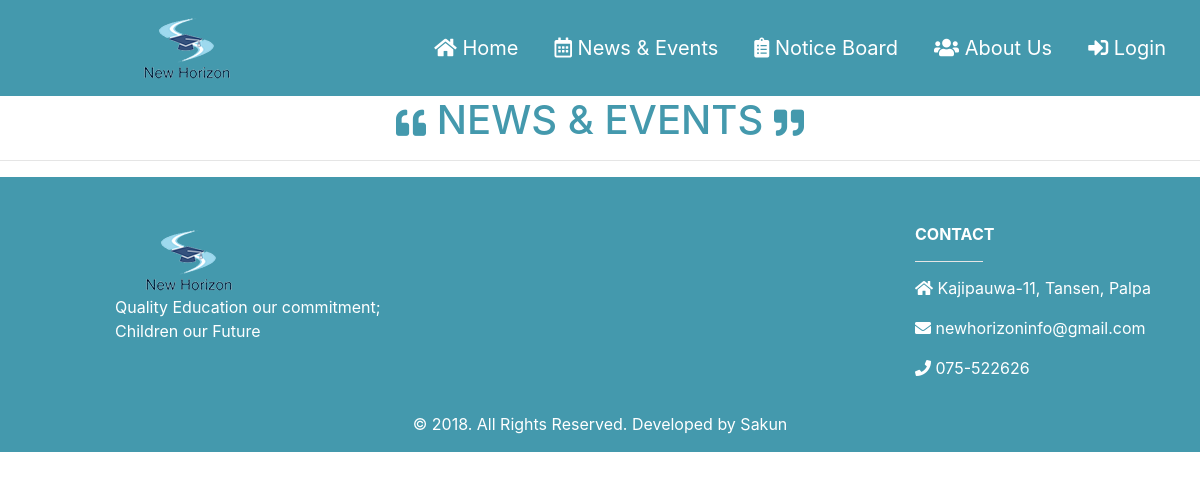
The page /event/ on the database as committed earlier.
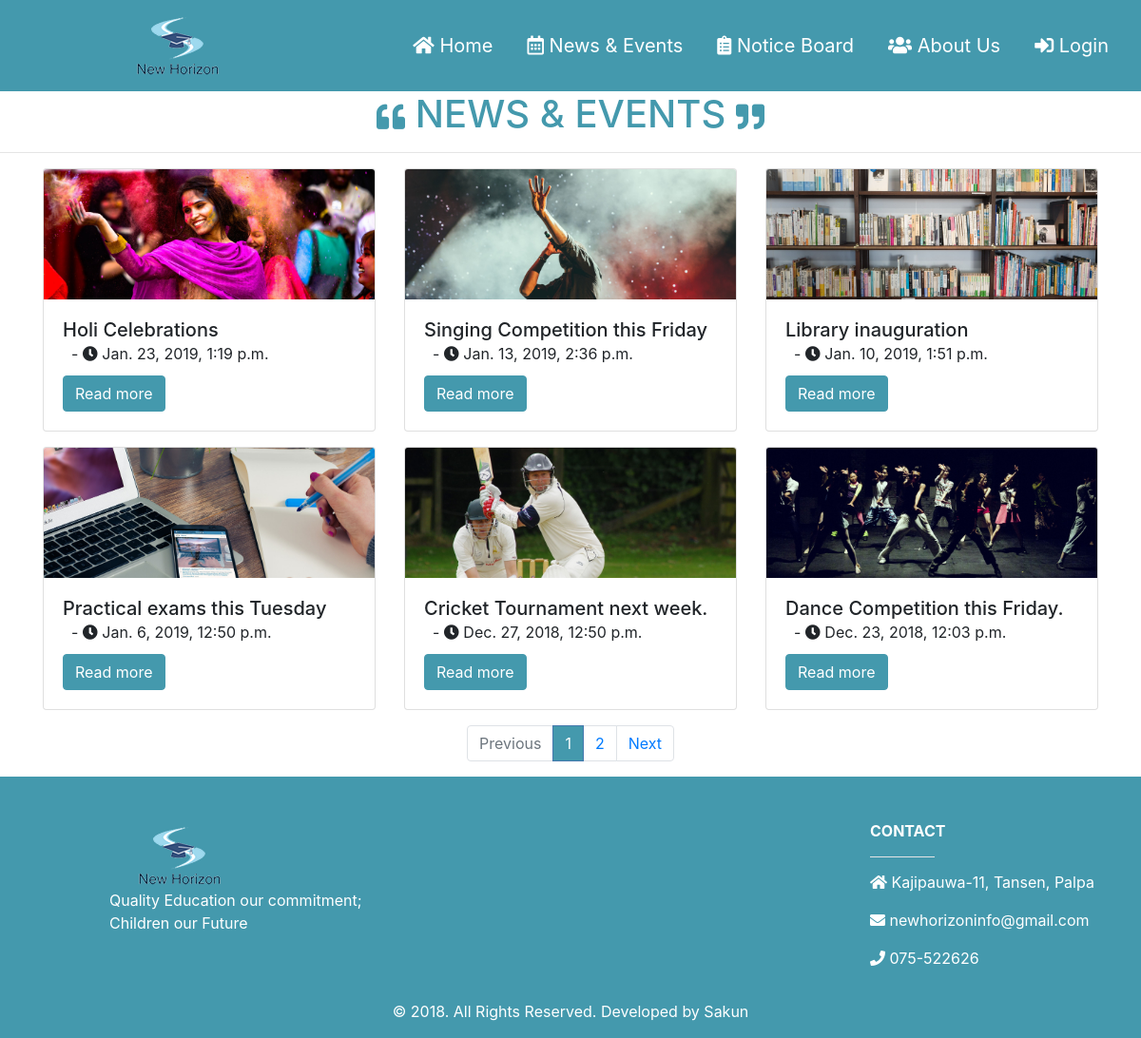
The same page on the database as committed later.
### homepage/models.py (models this page shows, shortened)
class Contact(models.Model):
    header_logo = models.FileField(upload_to='logo/')
    footer_logo = models.FileField(upload_to='logo/')
    slogan = models.CharField(max_length=200, blank=True)
    address = models.CharField(max_length=100, blank=False)
    email = models.EmailField(max_length=200)
    phone_number = models.CharField(max_length=30)

class Events(models.Model):
    event_title = models.CharField(max_length=200)
    event_description = models.TextField(default='')
    event_image = models.FileField(upload_to='events')
    event_date_time = models.DateTimeField(auto_now_add=True)
    class Meta():
        ordering = ['-event_date_time']

### homepage/views.py (the view)
# urls.py: path('event/', views.events, name='events'),
def events(request):
    event_list = Events.objects.all()
    contact_list = Contact.objects.all()
    paginator = Paginator(event_list, 6)
    page = request.GET.get('page')
    event_list_filter = paginator.get_page(page)
    event_dict = {'event_list_filter': event_list_filter, 'contact': contact_list[0]}
    return render(request, 'homepage/events.html', event_dict)

### homepage/templates/homepage/events.html (shortened to what this page needs)
{% extends "base.html" %}
{% load static %}
{% block page-header %}
	{% include 'header.html' %}
{% endblock %}
{% block page-body %}
    <h1 class="text-center">
    <i class="fas fa-quote-left"></i>
        NEWS & EVENTS
    <i class="fas fa-quote-right"></i>
    <hr class="mx-auto">
    </h1>
	<div class="container">
		<div class="row mt-3">
            {% for event in event_list_filter %}
			<div class="col-lg-4 col-md-4 col-sm-4 mb-3">
				<div class="card">
					<img class="card-img-top" src="{{ event.event_image.url }}" alt="Card image cap">
					<div class="card-body">
						<h5 class="card-title">{{ event.event_title }}
                        <br><small>&nbsp; - <i class="fas fa-clock"></i> {{ event.event_date_time }}</small>
                        </h5>
						<a href="/event/{{ event.id }}/" class="btn btn-primary">Read more</a>
					</div>
				</div>
			</div>
            {% endfor %}
		</div>
	</div>
    <div class="container">
        <div class="row justify-content-center">
            {% if event_list_filter.has_other_pages %}
                <ul class="pagination">
                    {% if event_list_filter.has_previous %}
                        <li class="page-item">
                            <a class="page-link" href="?page={{ event_list_filter.previous_page_number }}"> Previous </a>
                        </li>
                    {% else %}
                        <li class="page-item disabled">
                            <span class="page-link"> Previous </span>
                        </li>
                    {% endif %}
                    {% for i in event_list_filter.paginator.page_range %}
                      {% if event_list_filter.number == i %}
                          <li class="page-item active">
                              <span class="page-link"> {{ i }} <span class="sr-only">(current)</span></span>
                          </li>
                      {% else %}
                          <li class="page-item">
                              <a class="page-link" href="?page={{ i }}"> {{ i }} </a>
                          </li>
                      {% endif %}
                    {% endfor %}
                    {% if event_list_filter.has_next %}
                        <li class="page-item">
                            <a  class="page-link" href="?page={{ event_list_filter.next_page_number }}"> Next </a>
                        </li>
                    {% else %}
                        <li class="page-item disabled">
                            <span class="page-link"> Next </span>
                        </li>
                    {% endif %}
                </ul>
            {% endif %}
        </div>
    </div>
{% endblock %}
{% block page-footer %}
	{% include 'footer.html' %}
{% endblock %}

### templates/base.html (shortened to what this page needs)
{% load static %}
<!DOCTYPE html>
<html lang="en">
<head>
    <link rel="stylesheet" type="text/css" href="{% static 'vendor/bootstrap.min.css' %}">
    <link rel="stylesheet" type="text/css" href="{% static 'css/homepage.css' %}">
    <link rel="stylesheet" href="{% static 'vendor/fontawesome/css/all.min.css' %}">
</head>
<body>
    {% block page-header %} {% endblock %}
    {% block page-body %} {% endblock %}
    {% block page-footer %} {% endblock %}
</body>
</html>

### templates/header.html (shortened to what this page needs)
<header>
    <nav class="navbar navbar-expand-lg navbar-dark bg-dark">
        <a class="navbar-brand offset-md-1" href="{% url 'home' %}">
            <img src="{{ contact.header_logo.url }}">
        </a>
        <div class="collapse navbar-collapse" id="navbarSupportedContent">
            <ul class="navbar-nav ml-auto">
                <li class="nav-item">
                    <a class="nav-link" href="{% url 'home' %}"><i class="fas fa-home"></i> Home</a>
                </li>
                <li class="nav-item">
                    <a class="nav-link" href="{% url 'events' %}"><i class="far fa-calendar-alt"></i> News & Events</a>
                </li>
                <li class="nav-item">
                    <a class="nav-link" href="{% url 'notices' %}"><i class="fas fa-clipboard-list"></i> Notice Board</a>
                </li>
                <li class="nav-item">
                    <a class="nav-link" href="{% url 'aboutus' %}"><i class="fas fa-users"></i> About Us</a>
                </li>
                {% if not user.is_authenticated %}
                <li class="nav-item">
                    <a class="nav-link" href="{% url 'login' %}" target="_blank"><i class="fas fa-sign-in-alt"></i> Login</a>
                </li>
                {% else %}
                <li class="nav-item">
                    <a class="nav-link" href="{% url 'login' %}" target="_blank"><i class="fas fa-columns"></i> Dashboard</a>
                </li>
                {% endif %}
            </ul>
        </div>
    </nav>
</header>

### templates/footer.html
    <footer class="page-footer font-small unique-color-dark">
        <div class="container-fluid text-center text-md-left">
            <div class="row pt-5">
                <div class="col-md-3 col-lg-4 col-xl-3 mb-4 offset-md-1">
                    <img src="{{ contact.footer_logo.url }}" alt="Logo">
                    <br>
                    <p>{{ contact.slogan }}</p>
                </div>
                <div class="col-md-4 col-lg-3 col-xl-3 mb-md-0 mb-4 ml-auto">
                    <h6 class="text-uppercase font-weight-bold">Contact</h6>
                    <hr class="bg-white mb-2 mt-0 d-inline-block mx-auto w-25">
                    <p>
                        <i class="fa fa-home"></i> {{ contact.address }}</p>
                    <p>
                        <i class="fa fa-envelope"></i> {{ contact.email }}</p>
                    <p>
                        <i class="fa fa-phone"></i> {{ contact.phone_number }}</p>
                </div>
            </div>
        </div>
        <div class="footer-copyright text-center py-3">&copy; 2018. All Rights Reserved.
                <a href="https://napitsakun.github.io" target="_blank" style = "color: #fff;"> Developed by Sakun</a>
            </div>
    </footer>

### homepage/static/css/homepage.css (style rules this page uses)
.navbar-dark .navbar-nav .nav-link { font-size: 20px; color: #fff; }
.nav-link { padding-left: 0.8em; padding-right: 0.8em; }
.nav-item { margin: 10px; }
.unique-color-dark { background-color: #4499ad; color: #fff; }
.bg-dark { background-color: #4499ad!important; }
a.btn.btn-primary, .btn-primary:not(:disabled):not(.disabled).active, .btn-primary:not(:disabled):not(.disabled):active, .show>.btn-primary.dropdown-toggle { background-color: #4499ad; border-color: #4499ad; }
.page-item.active .page-link { background-color: #4499ad; border-color: #4478ad; }
.fas.fa-quote-left, .fas.fa-quote-right { font-size: 30px; }
h1 { color: #4499ad; }

Rows that differ between the two databases and show on the page:
added Events: event_image (picture), event_title "Holi Celebrations", event_date_time "Jan. 23, 2019, 1:19 p.m."
added Events: event_image (picture), event_title "Singing Competition this Friday", event_date_time "Jan. 13, 2019, 2:36 p.m."
added Events: event_image (picture), event_title "Library inauguration", event_date_time "Jan. 10, 2019, 1:51 p.m."
added Events: event_image (picture), event_title "Practical exams this Tuesday", event_date_time "Jan. 6, 2019, 12:50 p.m."
added Events: event_image (picture), event_title "Cricket Tournament next week.", event_date_time "Dec. 27, 2018, 12:50 p.m."
added Events: event_image (picture), event_title "Dance Competition this Friday.", event_date_time "Dec. 23, 2018, 12:03 p.m."
Other text that changed with them:
text now shown: "Previous Next"
new list line: "1"
new list line: "2"
